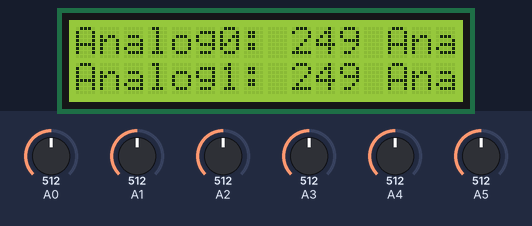
The sketch below on a simulated Arduino Uno, built with avr-gcc and run on an emulated ATmega328P. Shown: 16×2 character LCD. Inputs (shaded band) come from the test bench; at power-on: A0 = 512, A1 = 512, A2 = 512, A3 = 512, A4 = 512, A5 = 512.

Above: at 1.2 s.
1.3 s: A0 set to 716
At 1.9 s:
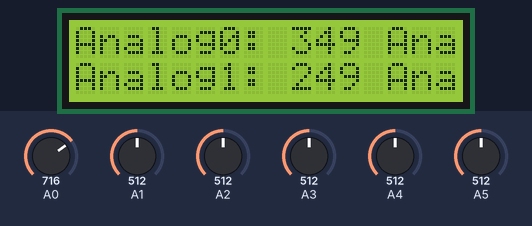
2.8 s: A1 set to 716
At 4.0 s:
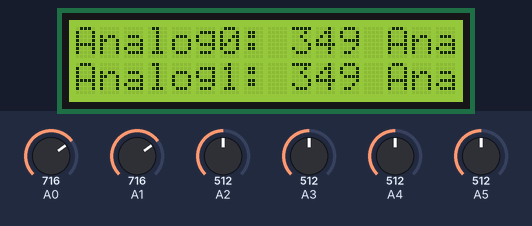
4.3 s: A0 set to 992
At 5.3 s:
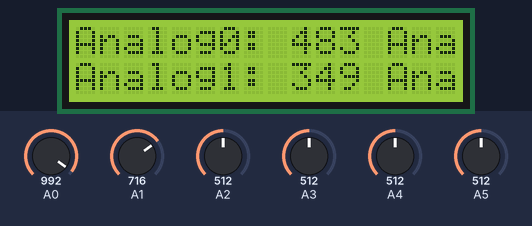
5.8 s: A1 set to 992
At 6.4 s:
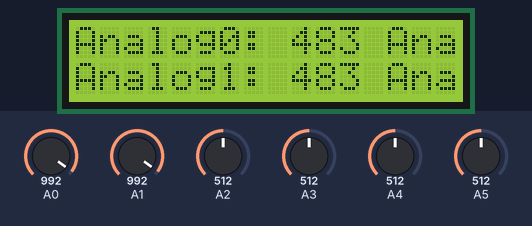
7.3 s: A0 set to 306
At 7.7 s:
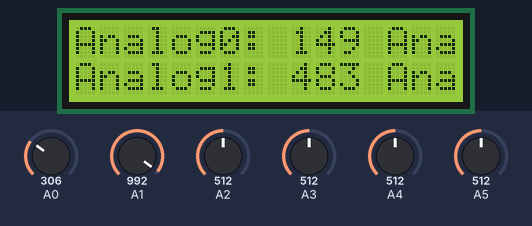
8.8 s: A1 set to 306
At 10.0 s:
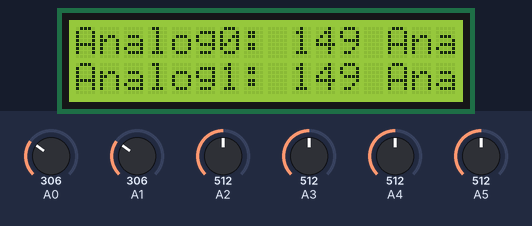
Timing chart, 0 to 11.3 s (numbered marks = the images above; inputs shaded):
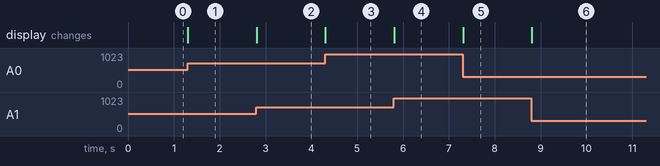

The sketch:

LCD_2_by_40_Six_Analog.ino
```cpp
/*****************************************
 LiquidCrystal Library - 40 x 2 4 analog
 Demonstrates the use a 40x2 LCD display.
 This sketch prints "Indoor" and "Outdoor" to the LCD
 and shows the temperatures.

  The circuit:
 * LCD RS pin to digital pin 12
 * LCD En pin to digital pin 11
 * LCD D4 pin to digital pin 5
 * LCD D5 pin to digital pin 4
 * LCD D6 pin to digital pin 3
 * LCD D7 pin to digital pin 2
 * LCD R/W pin to ground
 * Variable resistor wiper to LCD VO pin (pin 3)

 Adapted from code written by David A. Mellis
 Modified by Limor Fried, Tom Igoe, Bob Davis
 ****************************************/

// include the library code:
#include <LiquidCrystal.h>

// initialize the library with interface pin #'s
LiquidCrystal lcd(12, 11, 5, 4, 3, 2);

void setup() {
  // set up the LCD's number of columns and rows:
  lcd.begin(16, 2);
  // Print the text to the LCD.
  lcd.setCursor(0, 0);
  lcd.print("Analog0:     Analog2:     Analog4:");
  lcd.setCursor(0, 1);
  lcd.print("Analog1:     Analog3:     Analog5:");
}

void loop() {
  // set the cursor to column 9 of line 0
  lcd.setCursor(9, 0);
  int Analog0=analogRead(A0)/2.05;
  // print the temperature:
  lcd.print(Analog0);
  // set the cursor to column 9 of line 1
  lcd.setCursor(9, 1);
  int Analog1=analogRead(A1)/2.05;
  // print the temperature:
  lcd.print(Analog1);
  // set the cursor to column 22 of line 0
  lcd.setCursor(22, 0);
  int Analog2=analogRead(A2)/2.05;
  // print the temperature:
  lcd.print(Analog2);
  // set the cursor to column 22 of line 1
  lcd.setCursor(22, 1);
  int Analog3=analogRead(A3)/2.05;
  // print the temperature:
  lcd.print(Analog3);
  // set the cursor to column 35 of line 0
  lcd.setCursor(35, 0);
  int Analog4=analogRead(A4)/2.05;
  // print the temperature:
  lcd.print(Analog4);
  // set the cursor to column 35 of line 1
  lcd.setCursor(35, 1);
  int Analog5=analogRead(A5)/2.05;
  // print the temperature:
  lcd.print(Analog5);

}
```

Measured:
- after the input at 1.3 s, the display: changes at once (image 1)
- after the input at 2.8 s, the display: changes at once (image 2)
- after the input at 4.3 s, the display: changes at once (image 3)
- after the input at 5.8 s, the display: changes at once (image 4)
- after the input at 7.3 s, the display: changes at once (image 5)
- after the input at 8.8 s, the display: changes at once (image 6)
